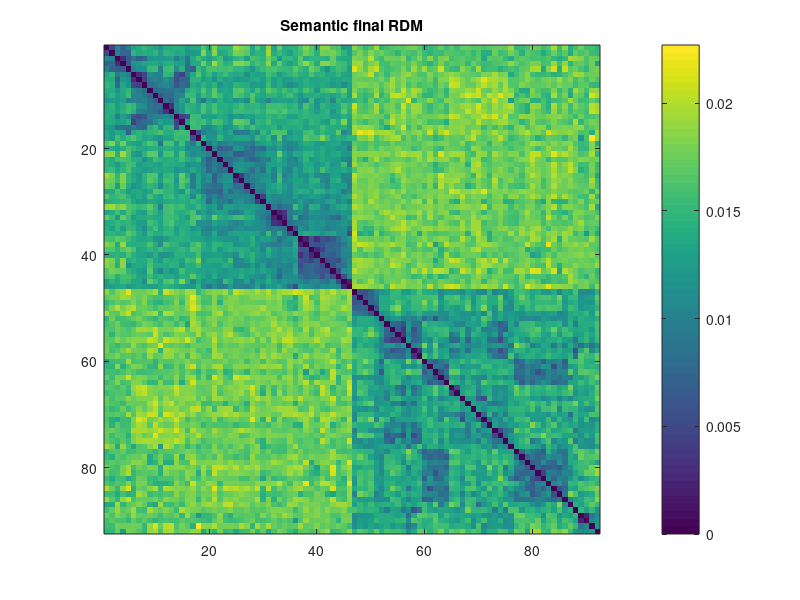

This figure's MATLAB source:
%% Random image RDM selection
clear all;close all;clc;
rng(0);

estimated_rdm = load ('estimate_RDM_ltv_semantic.mat');  
comparisons = estimated_rdm.estimate_RDM_ltv;

nStimuli=92;
nComparisons = ((nStimuli^2)-nStimuli)/2; % counts only one way and not the same imgs

rdm = NaN(92,92);

countComparison=0;
for img_1 = 1:nStimuli-1
	for img_2 = img_1+1:nStimuli
        countComparison=countComparison+1;
        
        rdm(img_1,img_2) = comparisons(countComparison); 
        rdm(img_2,img_1) = comparisons(countComparison);
            
    end   
end
for imag = 1:92
    rdm(imag,imag)=0;
end

figure(); image(rdm,'CDataMapping','scaled');C = colorbar;title('Semantic final RDM');caxis([0 0.0227]);
save('final_RDM_semantic','rdm');